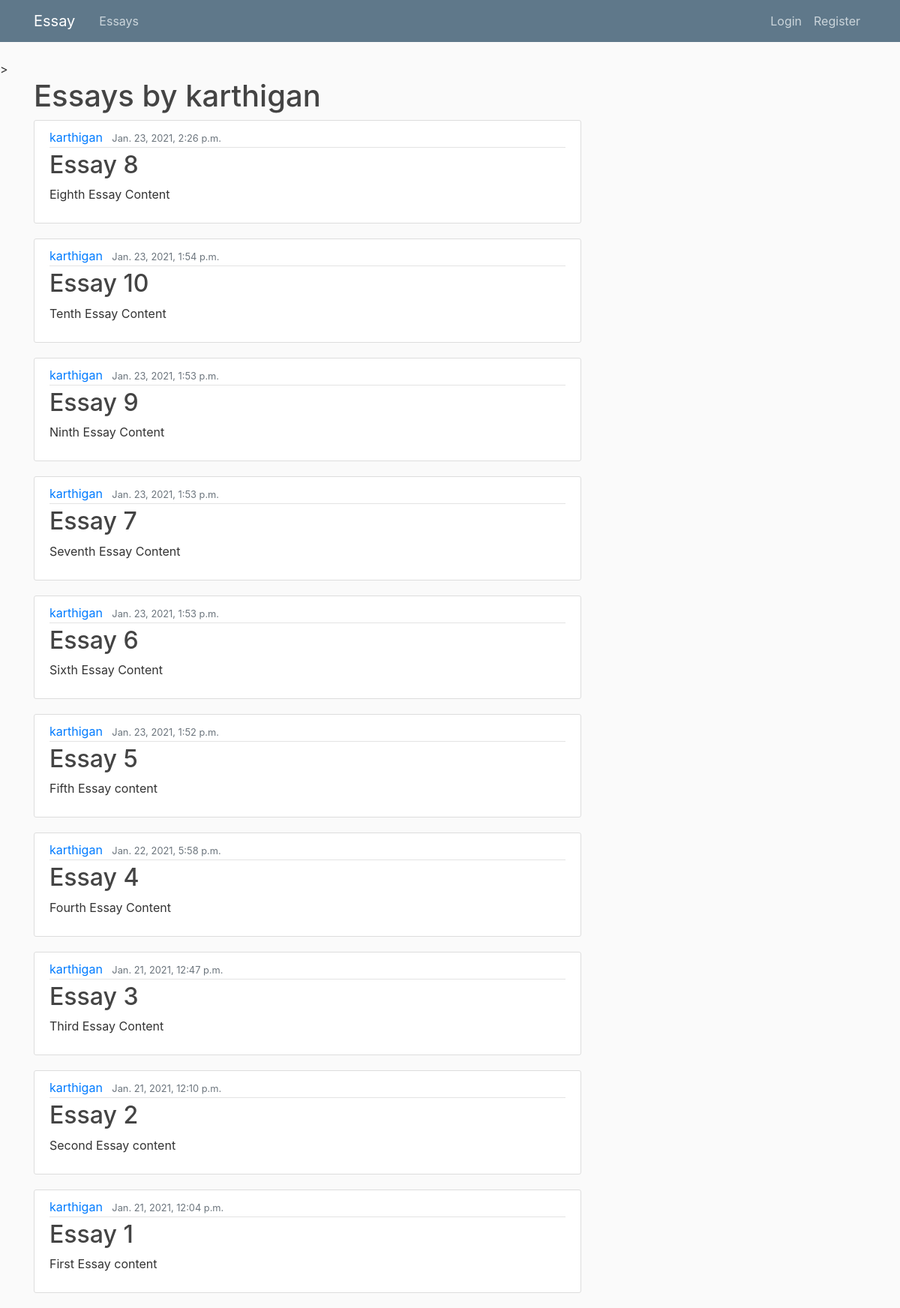
/user/karthigan, run on the app's committed database.
### EssayApp/models.py (models this page shows, shortened)
class Essay(models.Model):
    title = models.CharField(max_length = 100)
    content = models.TextField()
    date_posted = models.DateTimeField(auto_now=True)
    author = models.ForeignKey(User, on_delete=models.CASCADE)

### EssayApp/views.py (the view)
# urls.py: path('user/<str:username>',UserEssayListView.as_view(), name ='user-essays'),
class UserEssayListView(ListView):
    model = Essay
    template_name='EssayApp/user_essays.html'
    context_object_name = 'Essays'
    def get_queryset(self):
        user = get_object_or_404(User, username=self.kwargs.get('username'))
        return Essay.objects.filter(author=user).order_by('-date_posted')

### EssayApp/templates/EssayApp/user_essays.html
{%extends "EssayApp/base.html"%}
{%block content%}
    <h1>Essays by {{view.kwargs.username}}</h1>
    {%for essay in Essays%}
        <article class="media content-section">
            <div class="media-body">
                <div class="article-metadata">
                    <a class="mr-2" href="{%url 'user-essays' essay.author.username%}">{{ essay.author }}</a>
                    <small class="text-muted">{{ essay.date_posted }}</small>
                </div>
                <h2><a class="article-title" href="{%url 'essay-detail' essay.id%}">{{ essay.title }}</a></h2>
                <p class="article-content">{{ essay.content }}</p>
            </div>
        </article>
    {%endfor%}
{%endblock content%}

### EssayApp/static/EssayApp/main.css (style rules this page uses)
body { background: #fafafa; color: #333333; margin-top: 5rem; }
h1, h2, h3, h4, h5, h6 { color: #444444; }
.content-section { background: #ffffff; padding: 10px 20px; border: 1px solid #dddddd; border-radius: 3px; margin-bottom: 20px; }
.article-title { color: #444444; }
.article-content { white-space: pre-line; }
.article-metadata { padding-bottom: 1px; margin-bottom: 4px; border-bottom: 1px solid #e3e3e3 }

### data on the page
Essay: author "karthigan", date_posted "Jan. 23, 2021, 2:26 p.m.", title "Essay 8", content "Eighth Essay Content"
Essay: author "karthigan", date_posted "Jan. 23, 2021, 1:54 p.m.", title "Essay 10", content "Tenth Essay Content"
Essay: author "karthigan", date_posted "Jan. 23, 2021, 1:53 p.m.", title "Essay 9", content "Ninth Essay Content"
Essay: author "karthigan", date_posted "Jan. 23, 2021, 1:53 p.m.", title "Essay 7", content "Seventh Essay Content"
Essay: author "karthigan", date_posted "Jan. 23, 2021, 1:53 p.m.", title "Essay 6", content "Sixth Essay Content"
Essay: author "karthigan", date_posted "Jan. 23, 2021, 1:52 p.m.", title "Essay 5", content "Fifth Essay content"
Essay: author "karthigan", date_posted "Jan. 22, 2021, 5:58 p.m.", title "Essay 4", content "Fourth Essay Content"
Essay: author "karthigan", date_posted "Jan. 21, 2021, 12:47 p.m.", title "Essay 3", content "Third Essay Content"
Essay: author "karthigan", date_posted "Jan. 21, 2021, 12:10 p.m.", title "Essay 2", content "Second Essay content"
Essay: author "karthigan", date_posted "Jan. 21, 2021, 12:04 p.m.", title "Essay 1", content "First Essay content"

### other printed values
{{ view.kwargs.username }} "karthigan"
